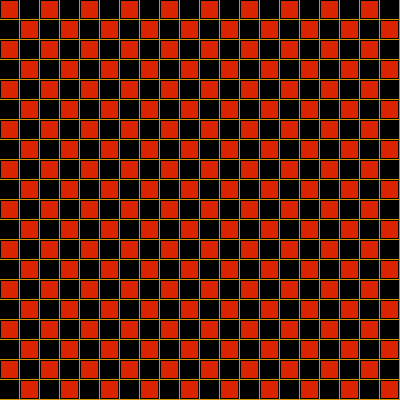
Frame 1 (no input)
Frame 60 (the mouse pressed at the canvas centre just before this capture): identical to frame 1, image omitted
Frame 120 (the mouse held since frame 60 and released just before this capture): identical to frame 1, image omitted

The Processing sketch that drew this single still picture (run headless with seeded random() and noise(); from frame 60 on, the mouse is pressed at the canvas centre):

// Processing sketch: question2
// ── question2.pde
// question 2
// numSquares

final int numSquares = 20;

final color yellow = color(210, 150, 0);
final color red = color(220, 35, 0);
final color black = color(0);

int redSquare = 0;

void setup()
{
  size(400, 400);
  background(yellow);
}

void draw()
{
  int row = 0;
  while (row < numSquares)
  {
    int column  = 0;
    while (column < numSquares)
    {
      fill(redSquare % 2 == 0 ? red : black);
      
      int squareX = column * width/numSquares;
      int squareY = row * height/numSquares;
      int squareSize = height/numSquares - 2;

      rect(squareX, squareY, squareSize, squareSize);
      
      redSquare++;
      column++;
    }
    redSquare++;
    row++;
  }
}
